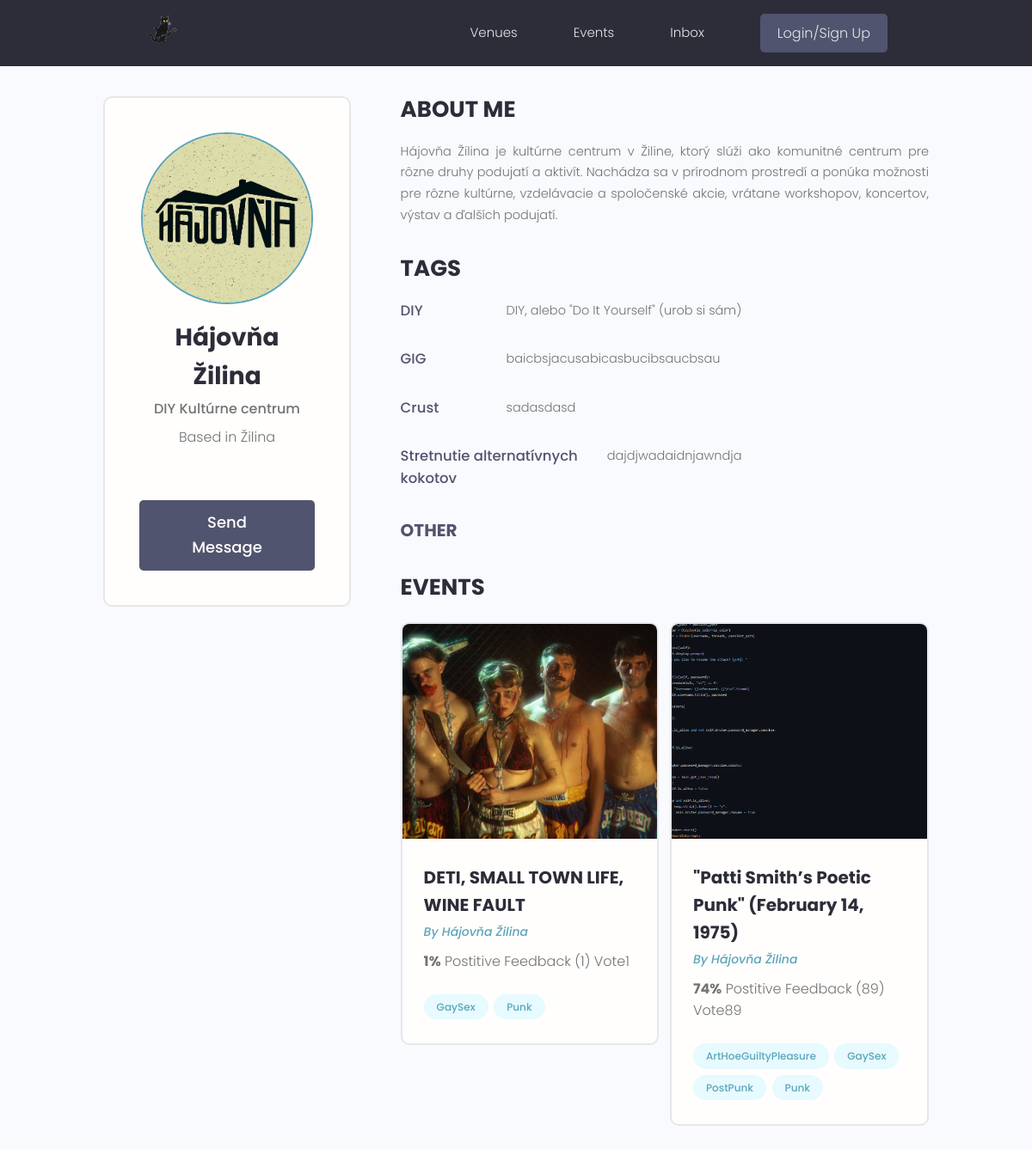
The app's page /profile/dac88d5c-38a6-42a7-8770-45c8bb2822fa/, older data.
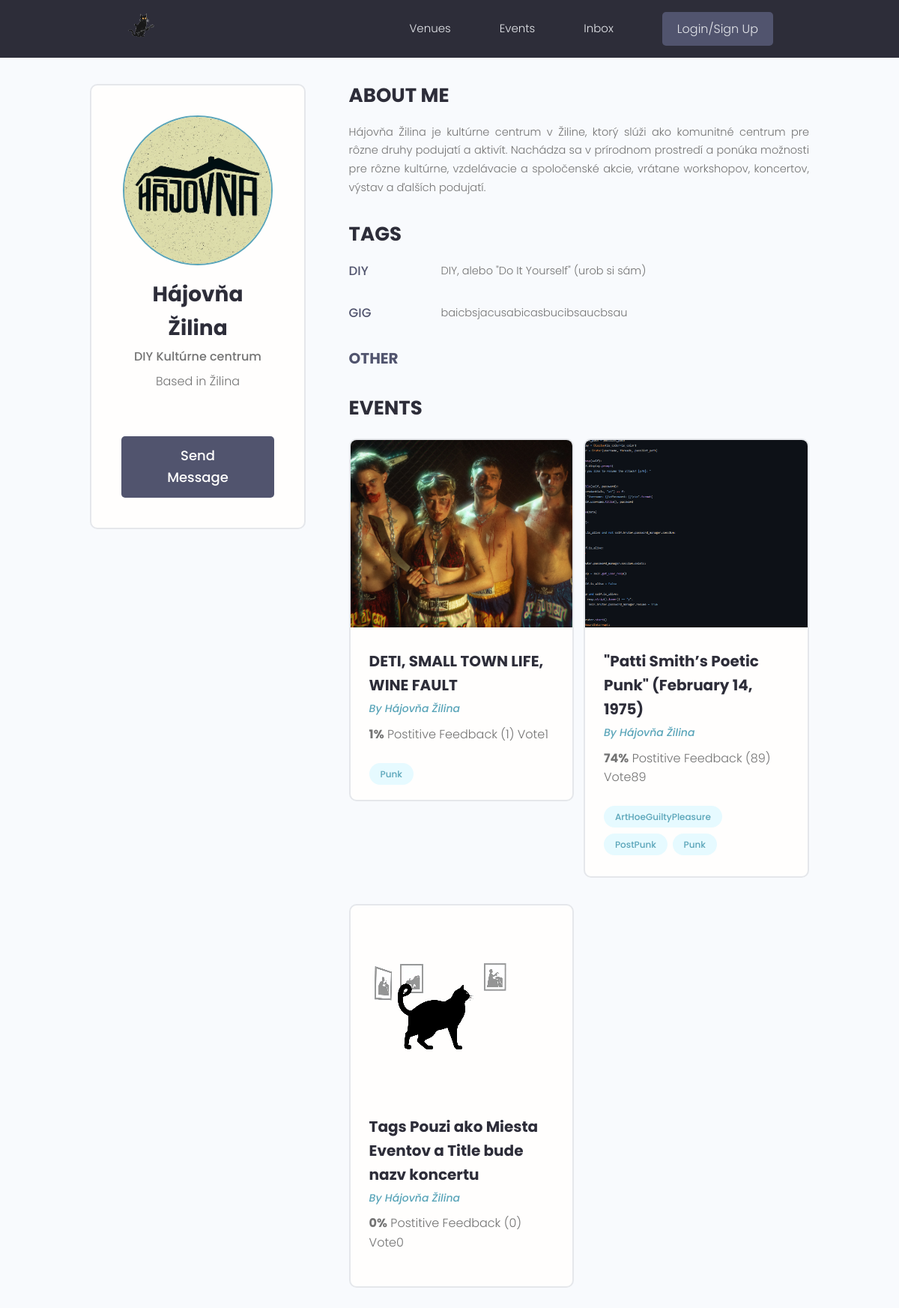
The same page, newer data.
### users/models.py (models this page shows, shortened)
class Skill(models.Model):
    owner = models.ForeignKey(Profile, on_delete=models.CASCADE, null=True, blank=True)
    name = models.CharField(max_length=200, blank=True, null=True)
    description = models.TextField(null=True, blank=True)
    created = models.DateTimeField(auto_now_add=True)
    id = models.UUIDField(default=uuid.uuid4, unique=True, primary_key=True, editable=False)

class Profile(models.Model):
    user = models.OneToOneField(User, on_delete=models.CASCADE, null=True, blank=True)
    name = models.CharField(max_length=200, null=True, blank=True)
    email = models.EmailField(max_length=500, null=True, blank=True)
    username = models.CharField(max_length=200, null=True, blank=True)
    location = models.CharField(max_length=200, null=True, blank=True)
    short_intro = models.CharField(max_length=200, null=True, blank=True)
    bio = models.TextField(null=True, blank=True)
    profile_image = models.ImageField(null=True, blank=True, upload_to='profiles/', default='default.png')
    social_github = models.CharField(max_length=200, null=True, blank=True)
    social_twitter = models.CharField(max_length=200, null=True, blank=True)
    social_linkedin = models.CharField(max_length=200, null=True, blank=True)
    social_youtube = models.CharField(max_length=200, null=True, blank=True)
    social_website = models.CharField(max_length=200, null=True, blank=True)
    created = models.DateTimeField(auto_now_add=True)
    id = models.UUIDField(default=uuid.uuid4, unique=True, primary_key=True, editable=False)

### projects/models.py (models this page shows, shortened)
class Project(models.Model):
    owner = models.ForeignKey(Profile, on_delete=models.SET_NULL, null=True, blank=True)
    title = models.CharField(max_length=200)
    description = models.TextField(null=True, blank=True)
    featured_image = models.ImageField(null=True, blank=True, default='default.png')
    demo_link = models.CharField(max_length=2000, null=True, blank=True)
    source_link = models.CharField(max_length=2000, null=True, blank=True)
    tags = models.ManyToManyField('Tag', blank=True)
    vote_total = models.IntegerField(default=0, null=True, blank=True)
    vote_ratio = models.IntegerField(default=0, null=True, blank=True)
    created = models.DateTimeField(auto_now_add=True)
    id = models.UUIDField(default=uuid.uuid4, unique=True, primary_key=True, editable=False)

class Tag(models.Model):
    name = models.CharField(max_length=200)
    created = models.DateTimeField(auto_now_add=True)
    id = models.UUIDField(default=uuid.uuid4, unique=True, primary_key=True, editable=False)
    def __str__(self):
        return self.name

### users/views.py (the view)
# urls.py: path('profile/<str:pk>/', views.userProfile, name="user-profile"),
def userProfile(request, pk):
    profile = Profile.objects.get(id=pk)
    topSkills = profile.skill_set.exclude(description__exact="")
    otherSkills = profile.skill_set.filter(description="")
    context = {'profile': profile, 'topSkills': topSkills, "otherSkills":otherSkills}
    return render(request, 'users/user-profile.html', context)

### users/templates/users/user-profile.html (shortened to what this page needs)
{% extends 'main.html' %}
{% block content %}
  <main class="profile my-md">
    <div class="container">
      <div class="layout">
        <div class="column column--1of3">
          <div class="card text-center">
            <div class="card__body dev">
              <img class="avatar avatar--xl" src="{{profile.profile_image.url}}" />
              <h2 class="dev__name">{{profile.name}}</h2>
              <p class="dev__title">{{profile.short_intro}}</p>
              <p class="dev__location">Based in {{profile.location}}</p>
              <a href="#" class="btn btn--sub btn--lg">Send Message </a>
            </div>
          </div>
        </div>
        <div class="column column--2of3">
          <div class="devInfo">
            <h3 class="devInfo__title">About Me</h3>
            <p class="devInfo__about">{{profile.bio}}</p>
          </div>
          <div class="devInfo">
            <h3 class="devInfo__title">Tags</h3>
            <div class="devInfo__skills">
              {% for skill in topSkills %}
              <div class="devSkill">
                <h4 class="devSkill__title">{{skill.name}}</h4>
                <p class="devSkill__info">{{skill.description}}</p>
              </div>
              {% endfor %}
              <h3 class="devInfo__subtitle">Other</h3>
            </div>
          </div>
          <div class="devInfo">
            <h3 class="devInfo__title">Events</h3>
            <div class="grid grid--two">
              {% for project in profile.project_set.all %}
              <div class="column">
                <div class="card project">
                  <a href="{% url 'project' project.id %}" class="project">
                    <img class="project__thumbnail" src="{{project.featured_image.url}}" alt="project thumbnail" />
                    <div class="card__body">
                      <h3 class="project__title">{{project.title}}</h3>
                      <p><a class="project__author"
                        href="{% url 'user-profile' project.owner.id %}">
                        By {{project.owner.name}}</a></p>
                      <p class="project--rating">
                        <span style="font-weight: bold;">{{project.vote_ratio}}%</span> Postitive
                        Feedback ({{project.vote_total}}) Vote{{project.vote_total}}
                      </p>
                      <div class="project__tags">
                        {% for tag in project.tags.all %}
                        <span class="tag tag--pill tag--main">
                          <small>{{tag}}</small>
                        </span>
                       {% endfor %}
                      </div>
                    </div>
                  </a>
                </div>
              </div>
              {% endfor %}
            </div>
          </div>
        </div>
      </div>
    </div>
  </main>
{% endblock content %}

Row changes from the older to the newer data that the page shows:
removed Skill: name "Crust", description "sadasdasd"
removed Skill: name "Stretnutie alternatívnych kokotov", description "dajdjwadaidnjawndja"
removed Tag: name "GaySex"
now on this page (row edited): Project: featured_image (placeholder picture), title "Tags Pouzi ako Miesta Eventov a Title bude nazv koncertu", owner.name "Hájovňa Žilina", vote_ratio "0", vote_total "0"
